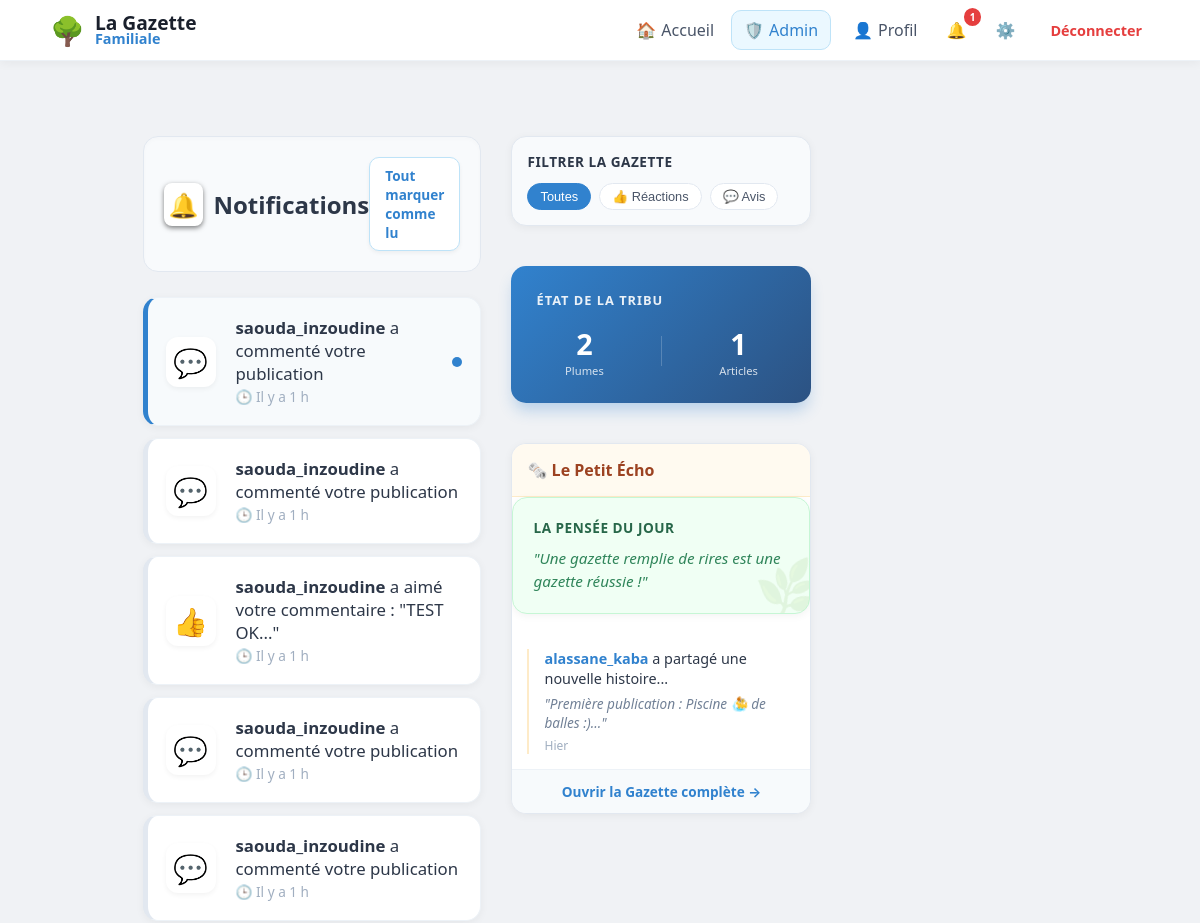
The page /notifications (signed in, upper part) on the database as committed earlier.
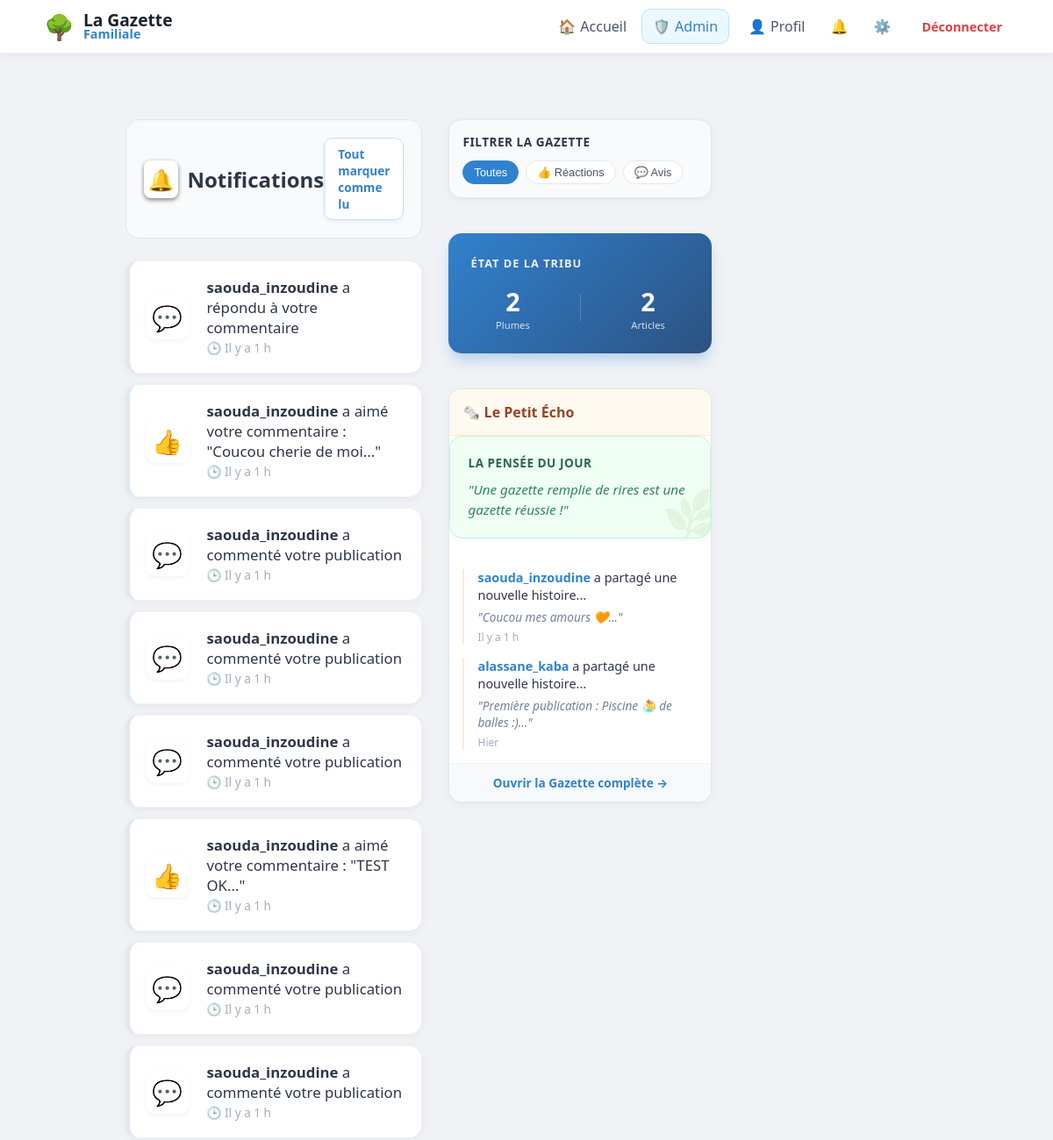
The same page on the database as committed later.
### tables this page shows
CREATE TABLE notifications (
                id INTEGER PRIMARY KEY AUTOINCREMENT,
                username TEXT,      -- Celui qui reçoit
                sender TEXT,        -- Celui qui a agi
                message TEXT,
                post_id INTEGER,    -- Pour cliquer et aller sur le post
                comment_id INTEGER, -- envoie vers un commentaire en particulier
                is_read INTEGER DEFAULT 0,
                created_at DATETIME DEFAULT CURRENT_TIMESTAMP
            );

CREATE TABLE posts (
                id INTEGER PRIMARY KEY AUTOINCREMENT, 
                username TEXT, 
                content TEXT, 
                likes INTEGER DEFAULT 0, 
                image TEXT,
                created_at DATETIME DEFAULT CURRENT_TIMESTAMP
            );

### app.py (the view)
@app.route("/notifications")
@login_required
def notifications():
    with get_db() as db:
        notifs = db.execute("""
                    SELECT id, sender, message, post_id, comment_id, is_read, created_at
                    FROM notifications
                    WHERE username = ?
                    ORDER BY created_at DESC
                """, (session['user'],)).fetchall()
        recent_activity = db.execute("""
                    SELECT username, content, created_at
                    FROM posts ORDER BY id DESC LIMIT 3
                """).fetchall()
        citations = [
            "La famille, c'est là où la vie commence et où l'amour ne finit jamais.",
            "Chaque souvenir partagé ici est un trésor pour demain.",
            "Une gazette remplie de rires est une gazette réussie !",
            "Petit à petit, la tribu grandit et l'histoire s'écrit.",
            "Le bonheur est fait de petites choses partagées."
        ]
        pensee_du_jour = random.choice(citations)
        db.execute("UPDATE notifications SET is_read = 1 WHERE username = ?", (session["user"],))
        db.commit()
    return render_template("notifications.html", notifs=notifs, recent_activity=recent_activity,
                           pensee_du_jour=pensee_du_jour)

### app.py (called while the page is built)
def get_db():
    db = sqlite3.connect("database.db")
    db.row_factory = sqlite3.Row
    return db

def login_required(f):
    @wraps(f)
    def decorated_function(*args, **kwargs):
        if "user" not in session:
            flash("Veuillez vous connecter pour accéder à cette page.", "info")
            return redirect("/login")
        return f(*args, **kwargs)
    return decorated_function

@app.context_processor
def inject_global_stats():
    stats = {'total_users': 0, 'total_posts': 0}
    if session.get('user'):
        db = get_db()
        u_count = db.execute("SELECT COUNT(*) FROM users WHERE is_approved = 1").fetchone()[0]
        p_count = db.execute("SELECT COUNT(*) FROM posts").fetchone()[0]
        stats = {'total_users': u_count, 'total_posts': p_count}
    return stats

@app.context_processor
def inject_pending_count():
    if session.get('is_admin'):
        db = get_db()
        count = db.execute("SELECT COUNT(*) as total FROM users WHERE is_approved = 0").fetchone()
        return {'pending_count': count['total']}
    return {'pending_count': 0}

### templates/notifications.html (shortened to what the changed rows need)
{% extends "base.html" %}
{% block content %}
<div style="display: grid; grid-template-columns: 1fr 300px; gap: 30px; max-width: 1100px; margin: 30px auto; padding: 0 20px;">
    <div>
        <div style="display: flex; justify-content: space-between; align-items: center; margin-bottom: 25px; background: #f8fafc; padding: 20px; border-radius: 15px; border: 1px solid #e2e8f0; box-shadow: inset 0 2px 4px rgba(0,0,0,0.02);">
            <h2 style="margin: 0; color: #2d3748; font-size: 1.5em; display: flex; align-items: center; gap: 10px;">
                <span style="background: white; padding: 5px; border-radius: 8px; box-shadow: 0 2px 5px rgba(0,0,0,0.5);">🔔</span>
                Notifications
            </h2>
        </div>
        {% if notifs %}
        <div style="display: flex; flex-direction: column; gap: 12px;">
            {% for n in notifs %}
            {% set category = 'reaction' if ('aimé' in n['message'] or 'réagi' in n['message']) else 'avis' if ('commenté' in n['message'] or 'répondu' in n['message']) else 'autre' %}
            <a href="{{ url_for('view_post', post_id=n['post_id']) }}#comment-{{ n['comment_id'] }}"
               class="notif-item"
               data-type="{{ category }}"
               style="text-decoration: none; color: inherit; display: block;">
                <div class="post-card"
                     style="margin-bottom: 0; padding: 18px; display: flex; align-items: center; gap: 20px; border-left: 5px solid {% if n['is_read'] == 0 %}#3182ce{% else %}#e2e8f0{% endif %}; {% if n['is_read'] == 0 %} background: #f7fafc; {% endif %}">
                    <div style="font-size: 28px; background: white; width: 50px; height: 50px; display: flex; align-items: center; justify-content: center; border-radius: 12px; box-shadow: 0 2px 5px rgba(0,0,0,0.05);">
                        {% if category == 'reaction' %} 👍
                        {% elif category == 'avis' %} 💬
                        {% else %} ✨ {% endif %}
                    </div>
                    <div style="flex: 1;">
                        <p style="margin: 0; font-size: 1.05em; color: #2d3748;">
                            <strong>{{ n['sender'] }}</strong> {{ n['message'] }}
                        </p>
                        <span style="font-size: 0.85em; color: #a0aec0;">
                                     🕒 {{ n['created_at']|relative_time }}
                                </span>
                    </div>
                    {% if n['is_read'] == 0 %}
                    <div style="width: 10px; height: 10px; background: #3182ce; border-radius: 50%;"></div>
                    {% endif %}
                </div>
            </a>
            {% endfor %}
        </div>
        {% endif %}
    </div>
    <aside style="display: flex; flex-direction: column; gap: 20px;">
        <div class="post-card" style="background: linear-gradient(135deg, #3182ce, #2c5282); color: white; border: none; padding: 25px; box-shadow: 0 10px 15px -3px rgba(49, 130, 206, 0.3);">
            <div style="display: flex; justify-content: space-around; align-items: center;">
                <div style="text-align: center;">
                    <div style="font-size: 1.8em; font-weight: 800;">{{ total_posts }}</div>
                    <div style="font-size: 0.7em; opacity: 0.8;">Articles</div>
                </div>
            </div>
        </div>
        <div class="post-card" style="padding: 0; overflow: hidden; border: 1px solid #e2e8f0;">
            <div style="padding: 15px; display: flex; flex-direction: column; gap: 15px;">
                {% for act in recent_activity %}
                <div class="echo-item" style="position: relative; padding-left: 15px; border-left: 2px solid #feebc8;">
                    <p style="margin: 0; font-size: 0.9em; color: #2d3748; line-height: 1.4;">
                        <strong style="color: #3182ce;">{{ act['username'] }}</strong> a partagé une nouvelle histoire...
                    </p>
                    <p style="margin: 5px 0 0 0; font-style: italic; color: #718096; font-size: 0.85em;">"{{ act['content'][:60] }}..."</p>
                    <small style="color: #a0aec0; font-size: 0.75em; display: block; margin-top: 5px;">{{ act['created_at']|relative_time }}</small>
                </div>
                {% endfor %}
            </div>
        </div>
    </aside>
</div>
{% endblock %}

Rows that differ between the two databases and show on the page:
added notifications: sender "saouda_inzoudine", message "a répondu à votre commentaire", created_at|relative_time "Il y a 1 h"
added notifications: sender "saouda_inzoudine", message "a aimé votre commentaire : \"Coucou cherie de moi...\"", created_at|relative_time "Il y a 1 h"
added notifications: sender "saouda_inzoudine", message "a commenté votre publication", created_at|relative_time "Il y a 1 h"
changed notifications (number 4 of 8 on the later page): is_read 0 → 1 (drawn)
added posts: username "saouda_inzoudine", content "Coucou mes amours 🧡", created_at|relative_time "Il y a 1 h"
Other text that changed with them:
{{ total_posts }}: "1" → "2"
{{ unread_count }}: "1" → (not shown)
